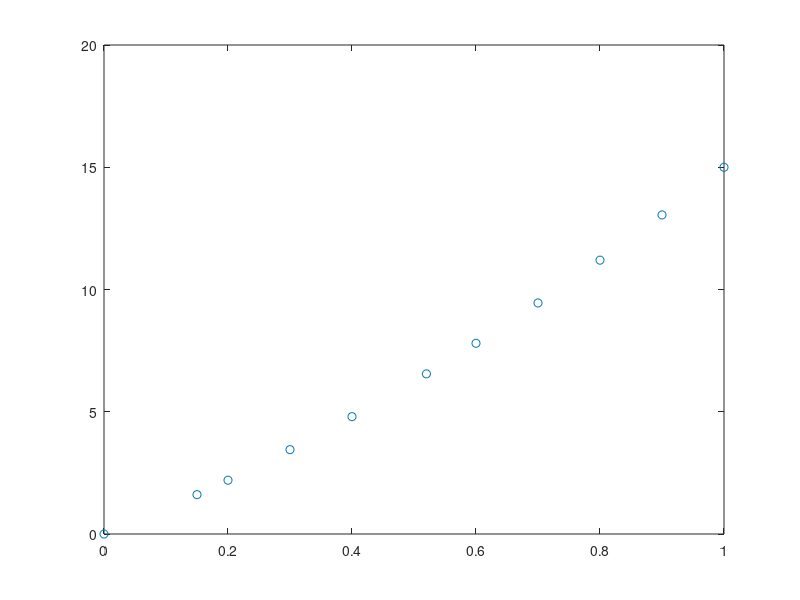

The MATLAB script that drew this image:
x = [0 0.15 0.2 0.30 0.4 0.52 0.6 0.70 0.8 0.90 1];
y = [0 1.61 2.2 3.45 4.8 6.55 7.8 9.45 11.2 13.05 15];

    title('Plotting raw data');
    plot(x, y, 'o')
    